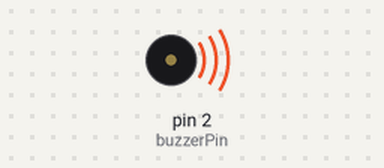
The sketch below on a simulated Arduino Uno, built with avr-gcc and run on an emulated ATmega328P. On the bench: buzzer (waves = sounding).

Above: at 0.2 s.
At 4.9 s:
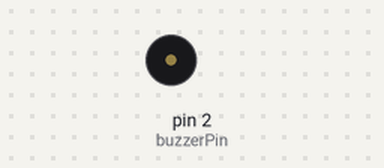
Timing chart, 0 to 12.3 s (numbered marks = the images above):
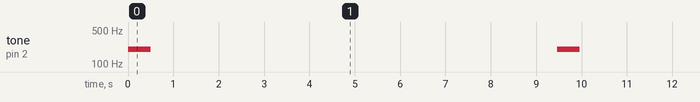

Measured:
- by itself, tone on pin 2 (buzzerPin): alternates 200 Hz for 0.50 s and silent for 9.0 s

The sketch:

buzzer.ino
```cpp
int buzzerPin = 2;
int freq=200;
int durata=500;

void setup(){
  pinMode(buzzerPin, OUTPUT);
}

void loop(){
  tone(buzzerPin, freq, durata);
  delay(durata*150);
}
```
